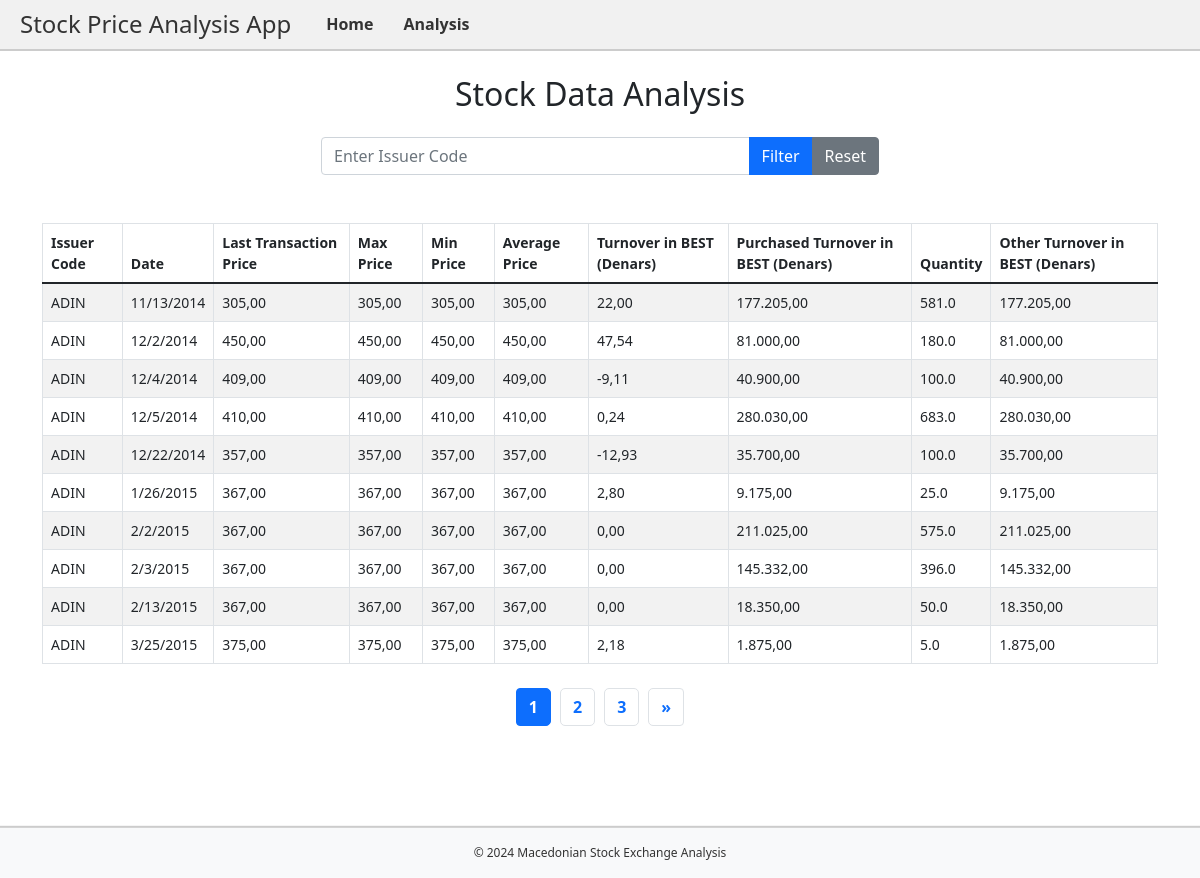
The app's page /analysis with its own data.
### tables this page shows
CREATE TABLE stock_data (
    Код_на_издавач TEXT,
    Датум TEXT,
    Цена_на_последна_трансакција REAL,
    Мак_ REAL,
    Мин_ REAL,
    Просечна_цена REAL,
    Промет_во_БЕСТ_во_денари REAL,
    Вкупен_промет_во_денари REAL,
    Количина REAL,
    Промет_во_БЕСТ_во_денари_друга REAL
);

### controllers/main_controller.py (the view)
@main_blueprint.route('/analysis')
def analysis():
    issuer = request.args.get('issuer', default='', type=str).strip()
    page = request.args.get('page', default=1, type=int)
    limit = 10
    stock_data, total_rows, total_pages = get_filtered_data_for_analysis(issuer=issuer, page=page, limit=limit)
    return render_template(
        'analysis.html',
        stock_data=stock_data,
        page=page,
        total_pages=total_pages,
        issuer=issuer,
        max=max,
        min=min
    )

### templates/analysis.html (shortened to what this page needs)
<!DOCTYPE html>
<html lang="en">
<head>
    <link rel="stylesheet" href="{{ url_for('static', filename='css/style.css') }}">
    <link rel="stylesheet" href="https://cdnjs.cloudflare.com/ajax/libs/bootstrap/5.1.3/css/bootstrap.min.css">
</head>
<body>
    <header>
        <h1>Stock Price Analysis App</h1>
        <nav>
            <ul>
                <li><a href="/">Home</a></li>
                <li><a href="{{ url_for('main_blueprint.analysis') }}">Analysis</a></li>
            </ul>
        </nav>
    </header>
    <div class="content container mt-4" style="margin-bottom: 100px;">
        <h2 class="text-center">Stock Data Analysis</h2>
        <div class="filter-section mt-4 mb-5">
            <form method="get" action="{{ url_for('main_blueprint.analysis') }}" class="d-flex justify-content-center">
                <div class="input-group w-50">
                    <input type="text" id="issuer" name="issuer" class="form-control"
                           placeholder="Enter Issuer Code"
                           value="{{ request.args.get('issuer', '') }}">
                    <button type="submit" class="btn btn-primary">Filter</button>
                    <a href="{{ url_for('main_blueprint.analysis') }}" class="btn btn-secondary">Reset</a>
                </div>
            </form>
        </div>
        <table class="table table-bordered table-striped">
            <thead>
                <tr>
                    <th>Issuer Code</th>
                    <th>Date</th>
                    <th>Last Transaction Price</th>
                    <th>Max Price</th>
                    <th>Min Price</th>
                    <th>Average Price</th>
                    <th>Turnover in BEST (Denars)</th>
                    <th>Purchased Turnover in BEST (Denars)</th>
                    <th>Quantity</th>
                    <th>Other Turnover in BEST (Denars)</th>
                </tr>
            </thead>
            <tbody>
                {% for data in stock_data %}
                <tr>
                    <td>{{ data.Код_на_издавач }}</td>
                    <td>{{ data.Датум }}</td>
                    <td>{{ data.Цена_на_последна_трансакција }}</td>
                    <td>{{ data.Макс }}</td>
                    <td>{{ data.Мин }}</td>
                    <td>{{ data.Просечна_цена }}</td>
                    <td>{{ data.Промет_во_БЕСТ_во_денари }}</td>
                    <td>{{ data.Купен_промет_во_денари }}</td>
                    <td>{{ data.Количина }}</td>
                    <td>{{ data.Промет_во_Бест_во_денари_друга }}</td>
                </tr>
                {% endfor %}
            </tbody>
        </table>
        <div class="pagination-container mt-4">
            <nav aria-label="Page navigation">
                <ul class="pagination justify-content-center">
                    {% for p in range(max(1, page-2), min(total_pages+1, page+3)) %}
                    <li class="page-item {% if p == page %}active{% endif %}">
                        <a class="page-link"
                           href="{{ url_for('main_blueprint.analysis', page=p, issuer=request.args.get('issuer', '')) }}">
                            {{ p }}
                        </a>
                    </li>
                    {% endfor %}
                    {% if page < total_pages %}
                    <li class="page-item">
                        <a class="page-link"
                           href="{{ url_for('main_blueprint.analysis', page=page+1, issuer=request.args.get('issuer', '')) }}"
                           aria-label="Next">&raquo;</a>
                    </li>
                    {% endif %}
                </ul>
            </nav>
        </div>
    </div>
    <footer>
        <div class="container">
            <span>&copy; 2024 Macedonian Stock Exchange Analysis</span>
        </div>
    </footer>
</body>
</html>

### static/css/style.css (style rules this page uses)
body, html { height: 100%; margin: 0; }
body { display: flex; flex-direction: column; }
body { font-family: Arial, sans-serif; margin: 0; padding: 0; background-color: #ffffff; color: #303035; }
header { background: #f1f1f1; color: #333; padding: 10px 20px; text-align: left; display: flex; align-items: center; border-bottom: 2px solid #ccc; }
header h1 { margin: 0; font-size: 24px; margin-right: 20px; }
nav ul { list-style: none; padding: 0; margin: 0; display: flex; justify-content: flex-start; }
nav ul li { margin: 0 5px; }
nav ul li a { color: #333; text-decoration: none; font-weight: bold; padding: 5px 10px; border-radius: 5px; transition: background-color 0.3s ease; }
footer { background-color: #f1f1f1; text-align: center; padding: 5px 0; width: 100%; position: fixed; bottom: 0; font-size: 12px; color: #333; border-top: 2px solid #ccc; }
.btn-primary { background-color: #303035; border-color: #303035; }
.table { font-size: 14px; margin-top: 20px; }
.table th { background-color: #f8f8f8; font-weight: bold; }

### templates/analysis.html (style rules this page uses)
body { display: flex; flex-direction: column; min-height: 100vh; overflow-y: auto; }
.content { flex: 1; margin-bottom: 50px; }
footer { background-color: #f8f9fa; text-align: center; padding: 1rem 0; position: sticky; }

### records on screen
stock_data: Код_на_издавач "ADIN", Датум "11/13/2014", Цена_на_последна_трансакција "305,00", Макс "305,00", Мин "305,00", Просечна_цена "305,00", Промет_во_БЕСТ_во_денари "22,00", Купен_промет_во_денари "177.205,00", Количина "581.0", Промет_во_Бест_во_денари_друга "177.205,00"
stock_data: Код_на_издавач "ADIN", Датум "12/2/2014", Цена_на_последна_трансакција "450,00", Макс "450,00", Мин "450,00", Просечна_цена "450,00", Промет_во_БЕСТ_во_денари "47,54", Купен_промет_во_денари "81.000,00", Количина "180.0", Промет_во_Бест_во_денари_друга "81.000,00"
stock_data: Код_на_издавач "ADIN", Датум "12/4/2014", Цена_на_последна_трансакција "409,00", Макс "409,00", Мин "409,00", Просечна_цена "409,00", Промет_во_БЕСТ_во_денари "-9,11", Купен_промет_во_денари "40.900,00", Количина "100.0", Промет_во_Бест_во_денари_друга "40.900,00"
stock_data: Код_на_издавач "ADIN", Датум "12/5/2014", Цена_на_последна_трансакција "410,00", Макс "410,00", Мин "410,00", Просечна_цена "410,00", Промет_во_БЕСТ_во_денари "0,24", Купен_промет_во_денари "280.030,00", Количина "683.0", Промет_во_Бест_во_денари_друга "280.030,00"
stock_data: Код_на_издавач "ADIN", Датум "12/22/2014", Цена_на_последна_трансакција "357,00", Макс "357,00", Мин "357,00", Просечна_цена "357,00", Промет_во_БЕСТ_во_денари "-12,93", Купен_промет_во_денари "35.700,00", Количина "100.0", Промет_во_Бест_во_денари_друга "35.700,00"
stock_data: Код_на_издавач "ADIN", Датум "1/26/2015", Цена_на_последна_трансакција "367,00", Макс "367,00", Мин "367,00", Просечна_цена "367,00", Промет_во_БЕСТ_во_денари "2,80", Купен_промет_во_денари "9.175,00", Количина "25.0", Промет_во_Бест_во_денари_друга "9.175,00"
stock_data: Код_на_издавач "ADIN", Датум "2/2/2015", Цена_на_последна_трансакција "367,00", Макс "367,00", Мин "367,00", Просечна_цена "367,00", Промет_во_БЕСТ_во_денари "0,00", Купен_промет_во_денари "211.025,00", Количина "575.0", Промет_во_Бест_во_денари_друга "211.025,00"
stock_data: Код_на_издавач "ADIN", Датум "2/3/2015", Цена_на_последна_трансакција "367,00", Макс "367,00", Мин "367,00", Просечна_цена "367,00", Промет_во_БЕСТ_во_денари "0,00", Купен_промет_во_денари "145.332,00", Количина "396.0", Промет_во_Бест_во_денари_друга "145.332,00"
stock_data: Код_на_издавач "ADIN", Датум "2/13/2015", Цена_на_последна_трансакција "367,00", Макс "367,00", Мин "367,00", Просечна_цена "367,00", Промет_во_БЕСТ_во_денари "0,00", Купен_промет_во_денари "18.350,00", Количина "50.0", Промет_во_Бест_во_денари_друга "18.350,00"
stock_data: Код_на_издавач "ADIN", Датум "3/25/2015", Цена_на_последна_трансакција "375,00", Макс "375,00", Мин "375,00", Просечна_цена "375,00", Промет_во_БЕСТ_во_денари "2,18", Купен_промет_во_денари "1.875,00", Количина "5.0", Промет_во_Бест_во_денари_друга "1.875,00"

### other values on screen
{{ p }} "1" "2" "3"
